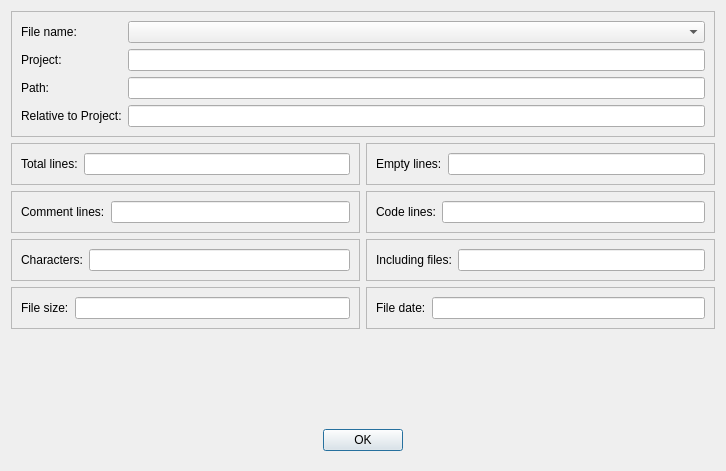
<?xml version="1.0" encoding="UTF-8"?>
<ui version="4.0">
 <class>FilePropertiesDialog</class>
 <widget class="QDialog" name="FilePropertiesDialog">
  <property name="geometry">
   <rect>
    <x>0</x>
    <y>0</y>
    <width>726</width>
    <height>471</height>
   </rect>
  </property>
  <property name="windowTitle">
   <string>File Properties</string>
  </property>
  <layout class="QGridLayout" name="gridLayout_2">
   <item row="0" column="0" colspan="2">
    <widget class="QFrame" name="frame">
     <property name="frameShape">
      <enum>QFrame::StyledPanel</enum>
     </property>
     <property name="frameShadow">
      <enum>QFrame::Raised</enum>
     </property>
     <layout class="QGridLayout" name="gridLayout">
      <item row="0" column="0">
       <widget class="QLabel" name="label">
        <property name="text">
         <string>File name:</string>
        </property>
       </widget>
      </item>
      <item row="0" column="1">
       <widget class="QComboBox" name="cbFiles">
        <property name="sizePolicy">
         <sizepolicy hsizetype="Expanding" vsizetype="Fixed">
          <horstretch>0</horstretch>
          <verstretch>0</verstretch>
         </sizepolicy>
        </property>
       </widget>
      </item>
      <item row="1" column="1">
       <widget class="QLineEdit" name="txtProject">
        <property name="readOnly">
         <bool>true</bool>
        </property>
       </widget>
      </item>
      <item row="2" column="0">
       <widget class="QLabel" name="label_3">
        <property name="text">
         <string>Path:</string>
        </property>
       </widget>
      </item>
      <item row="1" column="0">
       <widget class="QLabel" name="label_2">
        <property name="text">
         <string>Project:</string>
        </property>
       </widget>
      </item>
      <item row="2" column="1">
       <widget class="QLineEdit" name="txtPath">
        <property name="readOnly">
         <bool>true</bool>
        </property>
       </widget>
      </item>
      <item row="3" column="0">
       <widget class="QLabel" name="label_4">
        <property name="text">
         <string>Relative to Project:</string>
        </property>
       </widget>
      </item>
      <item row="3" column="1">
       <widget class="QLineEdit" name="txtRelativeToProject">
        <property name="readOnly">
         <bool>true</bool>
        </property>
       </widget>
      </item>
     </layout>
    </widget>
   </item>
   <item row="2" column="0">
    <widget class="QFrame" name="frame_4">
     <property name="frameShape">
      <enum>QFrame::StyledPanel</enum>
     </property>
     <property name="frameShadow">
      <enum>QFrame::Raised</enum>
     </property>
     <layout class="QHBoxLayout" name="horizontalLayout_3">
      <item>
       <widget class="QLabel" name="label_7">
        <property name="text">
         <string>Comment lines:</string>
        </property>
       </widget>
      </item>
      <item>
       <widget class="QLineEdit" name="txtCommentLines">
        <property name="readOnly">
         <bool>true</bool>
        </property>
       </widget>
      </item>
     </layout>
    </widget>
   </item>
   <item row="2" column="1">
    <widget class="QFrame" name="frame_5">
     <property name="frameShape">
      <enum>QFrame::StyledPanel</enum>
     </property>
     <property name="frameShadow">
      <enum>QFrame::Raised</enum>
     </property>
     <layout class="QHBoxLayout" name="horizontalLayout_4">
      <item>
       <widget class="QLabel" name="label_8">
        <property name="text">
         <string>Code lines:</string>
        </property>
       </widget>
      </item>
      <item>
       <widget class="QLineEdit" name="txtCodeLines">
        <property name="readOnly">
         <bool>true</bool>
        </property>
       </widget>
      </item>
     </layout>
    </widget>
   </item>
   <item row="1" column="0">
    <widget class="QFrame" name="frame_2">
     <property name="frameShape">
      <enum>QFrame::StyledPanel</enum>
     </property>
     <property name="frameShadow">
      <enum>QFrame::Raised</enum>
     </property>
     <layout class="QHBoxLayout" name="horizontalLayout">
      <item>
       <widget class="QLabel" name="label_5">
        <property name="text">
         <string>Total lines:</string>
        </property>
       </widget>
      </item>
      <item>
       <widget class="QLineEdit" name="txtLines">
        <property name="readOnly">
         <bool>true</bool>
        </property>
       </widget>
      </item>
     </layout>
    </widget>
   </item>
   <item row="3" column="1">
    <widget class="QFrame" name="frame_7">
     <property name="frameShape">
      <enum>QFrame::StyledPanel</enum>
     </property>
     <property name="frameShadow">
      <enum>QFrame::Raised</enum>
     </property>
     <layout class="QHBoxLayout" name="horizontalLayout_6">
      <item>
       <widget class="QLabel" name="label_10">
        <property name="text">
         <string>Including files:</string>
        </property>
       </widget>
      </item>
      <item>
       <widget class="QLineEdit" name="txtIncludes">
        <property name="readOnly">
         <bool>true</bool>
        </property>
       </widget>
      </item>
     </layout>
    </widget>
   </item>
   <item row="1" column="1">
    <widget class="QFrame" name="frame_3">
     <property name="frameShape">
      <enum>QFrame::StyledPanel</enum>
     </property>
     <property name="frameShadow">
      <enum>QFrame::Raised</enum>
     </property>
     <layout class="QHBoxLayout" name="horizontalLayout_2">
      <item>
       <widget class="QLabel" name="label_6">
        <property name="text">
         <string>Empty lines:</string>
        </property>
       </widget>
      </item>
      <item>
       <widget class="QLineEdit" name="txtEmptyLines">
        <property name="readOnly">
         <bool>true</bool>
        </property>
       </widget>
      </item>
     </layout>
    </widget>
   </item>
   <item row="5" column="0">
    <spacer name="verticalSpacer">
     <property name="orientation">
      <enum>Qt::Vertical</enum>
     </property>
     <property name="sizeHint" stdset="0">
      <size>
       <width>20</width>
       <height>40</height>
      </size>
     </property>
    </spacer>
   </item>
   <item row="6" column="0" colspan="2">
    <widget class="QWidget" name="widget" native="true">
     <layout class="QHBoxLayout" name="horizontalLayout_8">
      <item>
       <spacer name="horizontalSpacer">
        <property name="orientation">
         <enum>Qt::Horizontal</enum>
        </property>
        <property name="sizeHint" stdset="0">
         <size>
          <width>40</width>
          <height>20</height>
         </size>
        </property>
       </spacer>
      </item>
      <item>
       <widget class="QPushButton" name="btnOK">
        <property name="text">
         <string>OK</string>
        </property>
       </widget>
      </item>
      <item>
       <spacer name="horizontalSpacer_2">
        <property name="orientation">
         <enum>Qt::Horizontal</enum>
        </property>
        <property name="sizeHint" stdset="0">
         <size>
          <width>40</width>
          <height>20</height>
         </size>
        </property>
       </spacer>
      </item>
     </layout>
    </widget>
   </item>
   <item row="4" column="1">
    <widget class="QFrame" name="frame_8">
     <property name="frameShape">
      <enum>QFrame::StyledPanel</enum>
     </property>
     <property name="frameShadow">
      <enum>QFrame::Raised</enum>
     </property>
     <layout class="QHBoxLayout" name="horizontalLayout_7">
      <item>
       <widget class="QLabel" name="label_11">
        <property name="text">
         <string>File date:</string>
        </property>
       </widget>
      </item>
      <item>
       <widget class="QLineEdit" name="txtFileDate">
        <property name="readOnly">
         <bool>true</bool>
        </property>
       </widget>
      </item>
     </layout>
    </widget>
   </item>
   <item row="4" column="0">
    <widget class="QFrame" name="frame_6">
     <property name="frameShape">
      <enum>QFrame::StyledPanel</enum>
     </property>
     <property name="frameShadow">
      <enum>QFrame::Raised</enum>
     </property>
     <layout class="QHBoxLayout" name="horizontalLayout_5">
      <item>
       <widget class="QLabel" name="label_9">
        <property name="text">
         <string>File size:</string>
        </property>
       </widget>
      </item>
      <item>
       <widget class="QLineEdit" name="txtFileSize">
        <property name="readOnly">
         <bool>true</bool>
        </property>
       </widget>
      </item>
     </layout>
    </widget>
   </item>
   <item row="3" column="0">
    <widget class="QFrame" name="frame_9">
     <property name="frameShape">
      <enum>QFrame::StyledPanel</enum>
     </property>
     <property name="frameShadow">
      <enum>QFrame::Raised</enum>
     </property>
     <layout class="QHBoxLayout" name="horizontalLayout_9">
      <item>
       <widget class="QLabel" name="label_12">
        <property name="text">
         <string>Characters:</string>
        </property>
       </widget>
      </item>
      <item>
       <widget class="QLineEdit" name="txtCharacters">
        <property name="readOnly">
         <bool>true</bool>
        </property>
       </widget>
      </item>
     </layout>
    </widget>
   </item>
  </layout>
 </widget>
 <resources/>
 <connections/>
</ui>
